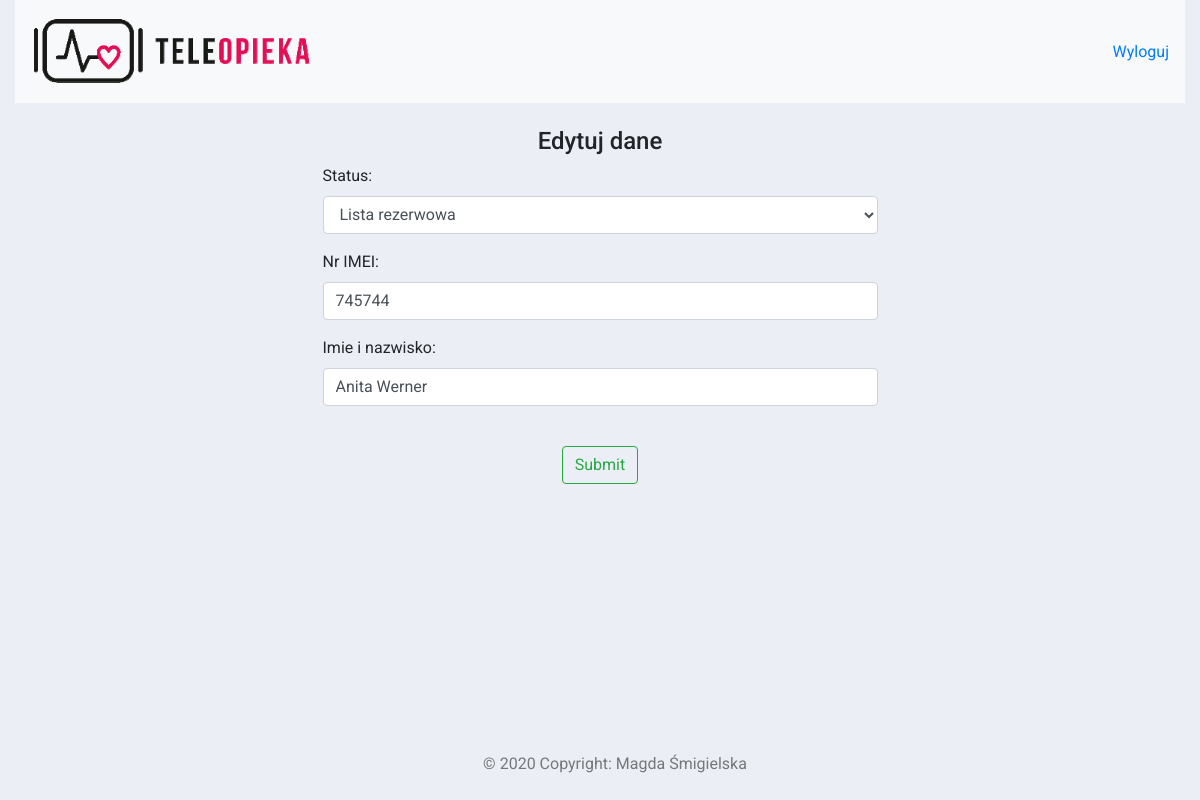
The page /aktualizuj_pacjenta/4/ (signed in) on the database its author committed.
### pacjenci/models.py (models this page shows, shortened)
class Pacjent(models.Model):
    class Meta:
        verbose_name_plural = "Pacjenci"
    STATUS = (
        ('Lista rezerwowa', 'Lista rezerwowa'),
        ('Aktywny', 'Aktywny'),
        ('Zmarły', 'Zmarły'),
        ('Rezygnacja', 'Rezygnacja')
    )
    status = models.CharField(max_length=200, null=True, choices=STATUS)
    nr_IMEI = models.CharField(max_length=200, null=True)
    imie_i_nazwisko = models.CharField(max_length=200, null=True)
    dom = models.ForeignKey(Dom, null=True, on_delete=models.SET_NULL)
    data_dodania = models.DateTimeField(auto_now_add=True, null=True)

### pacjenci/views.py (the view)
# urls.py: path('aktualizuj_pacjenta/<str:pk>/', views.aktualizujPacjenta, name="aktualizuj_pacjenta"),
@login_required(login_url='login')
def aktualizujPacjenta(request, pk):
    pacjent = Pacjent.objects.get(id=pk)
    form = DodajPacjenta(instance=pacjent)
    if request.method == 'POST':
        form = DodajPacjenta(request.POST, instance=pacjent)
        if form.is_valid():
            form.save()
            return redirect('/')
    context = {'form': form}
    return render(request, 'pacjenci/dodaj_pacjenta.html', context)

### pacjenci/forms.py
class DodajPacjenta(ModelForm):
    class Meta:
        model = Pacjent
        fields = ['status', 'nr_IMEI', 'imie_i_nazwisko']
        widgets = {
            'status':forms.Select(attrs={'class': 'form-control'}),
            'nr_IMEI': forms.TextInput(attrs={'class': 'form-control'}),
            'imie_i_nazwisko':forms.TextInput(attrs={'class': 'form-control'}),
        }

### pacjenci/templates/pacjenci/dodaj_pacjenta.html (shortened to what this page needs)
{% extends 'pacjenci/main.html' %}
{% load static %}
{% block content %}
<br>
<h4 class="text-center">Edytuj dane</h4>
<div class="offset-3 col-md-6">
    <div class="form-group">
        <form method="POST">
            {{form.as_p}}
            <br>
            <center>
            <input type="submit" class="btn btn-outline-success align-center" name="Zapisz">
            </center>
    </div>
</div>
{% endblock %}

### static/css/main.css (style rules this page uses)
body { background-color: #EBEFF5; font-family: "Roboto"; height: 100%; overflow-x: hidden; }
html { height: 100%; }

### rows shown on the page
Pacjent: status "Lista rezerwowa", nr_IMEI "745744", imie_i_nazwisko "Anita Werner"
